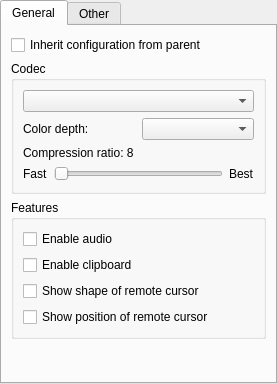
<?xml version="1.0" encoding="UTF-8"?>
<ui version="4.0">
 <class>ComputerDialogDesktop</class>
 <widget class="QWidget" name="ComputerDialogDesktop">
  <property name="geometry">
   <rect>
    <x>0</x>
    <y>0</y>
    <width>277</width>
    <height>384</height>
   </rect>
  </property>
  <property name="windowTitle">
   <string/>
  </property>
  <layout class="QVBoxLayout" name="verticalLayout_7">
   <property name="leftMargin">
    <number>0</number>
   </property>
   <property name="topMargin">
    <number>0</number>
   </property>
   <property name="rightMargin">
    <number>0</number>
   </property>
   <property name="bottomMargin">
    <number>0</number>
   </property>
   <item>
    <widget class="QTabWidget" name="tabWidget">
     <property name="currentIndex">
      <number>0</number>
     </property>
     <widget class="QWidget" name="tab_desktop_general">
      <attribute name="title">
       <string>General</string>
      </attribute>
      <layout class="QVBoxLayout" name="verticalLayout_6">
       <item>
        <widget class="QCheckBox" name="checkbox_inherit_config">
         <property name="text">
          <string>Inherit configuration from parent</string>
         </property>
        </widget>
       </item>
       <item>
        <widget class="QGroupBox" name="groupbox_codec">
         <property name="sizePolicy">
          <sizepolicy hsizetype="Preferred" vsizetype="Fixed">
           <horstretch>0</horstretch>
           <verstretch>0</verstretch>
          </sizepolicy>
         </property>
         <property name="title">
          <string>Codec</string>
         </property>
         <layout class="QVBoxLayout" name="verticalLayout_3">
          <item>
           <widget class="QComboBox" name="combo_codec"/>
          </item>
          <item>
           <layout class="QHBoxLayout" name="horizontalLayout_2">
            <item>
             <widget class="QLabel" name="label_color_depth">
              <property name="text">
               <string>Color depth:</string>
              </property>
             </widget>
            </item>
            <item>
             <widget class="QComboBox" name="combobox_color_depth"/>
            </item>
           </layout>
          </item>
          <item>
           <widget class="QLabel" name="label_compress_ratio">
            <property name="text">
             <string notr="true">Compression ratio: 8</string>
            </property>
           </widget>
          </item>
          <item>
           <layout class="QHBoxLayout" name="horizontalLayout">
            <item>
             <widget class="QLabel" name="label_fast">
              <property name="text">
               <string>Fast</string>
              </property>
             </widget>
            </item>
            <item>
             <widget class="QSlider" name="slider_compress_ratio">
              <property name="minimumSize">
               <size>
                <width>0</width>
                <height>16</height>
               </size>
              </property>
              <property name="minimum">
               <number>1</number>
              </property>
              <property name="maximum">
               <number>22</number>
              </property>
              <property name="orientation">
               <enum>Qt::Horizontal</enum>
              </property>
             </widget>
            </item>
            <item>
             <widget class="QLabel" name="label_best">
              <property name="text">
               <string>Best</string>
              </property>
             </widget>
            </item>
           </layout>
          </item>
         </layout>
        </widget>
       </item>
       <item>
        <widget class="QGroupBox" name="groupbox_features">
         <property name="sizePolicy">
          <sizepolicy hsizetype="Preferred" vsizetype="Fixed">
           <horstretch>0</horstretch>
           <verstretch>0</verstretch>
          </sizepolicy>
         </property>
         <property name="title">
          <string>Features</string>
         </property>
         <layout class="QVBoxLayout" name="verticalLayout_4">
          <item>
           <widget class="QCheckBox" name="checkbox_audio">
            <property name="text">
             <string>Enable audio</string>
            </property>
           </widget>
          </item>
          <item>
           <widget class="QCheckBox" name="checkbox_clipboard">
            <property name="text">
             <string>Enable clipboard</string>
            </property>
           </widget>
          </item>
          <item>
           <widget class="QCheckBox" name="checkbox_cursor_shape">
            <property name="text">
             <string>Show shape of remote cursor</string>
            </property>
           </widget>
          </item>
          <item>
           <widget class="QCheckBox" name="checkbox_cursor_position">
            <property name="text">
             <string>Show position of remote cursor</string>
            </property>
           </widget>
          </item>
         </layout>
        </widget>
       </item>
       <item>
        <spacer name="verticalSpacer_2">
         <property name="orientation">
          <enum>Qt::Vertical</enum>
         </property>
         <property name="sizeHint" stdset="0">
          <size>
           <width>20</width>
           <height>17</height>
          </size>
         </property>
        </spacer>
       </item>
      </layout>
     </widget>
     <widget class="QWidget" name="tab_desktop_other">
      <attribute name="title">
       <string>Other</string>
      </attribute>
      <layout class="QVBoxLayout" name="verticalLayout_5">
       <item>
        <widget class="QGroupBox" name="groupbox_appearance">
         <property name="sizePolicy">
          <sizepolicy hsizetype="Preferred" vsizetype="Fixed">
           <horstretch>0</horstretch>
           <verstretch>0</verstretch>
          </sizepolicy>
         </property>
         <property name="title">
          <string>Appearance</string>
         </property>
         <layout class="QVBoxLayout" name="verticalLayout_2">
          <item>
           <widget class="QCheckBox" name="checkbox_desktop_effects">
            <property name="text">
             <string>Disable desktop effects</string>
            </property>
           </widget>
          </item>
          <item>
           <widget class="QCheckBox" name="checkbox_desktop_wallpaper">
            <property name="text">
             <string>Disable desktop wallpaper</string>
            </property>
           </widget>
          </item>
          <item>
           <widget class="QCheckBox" name="checkbox_font_smoothing">
            <property name="text">
             <string>Disable font smoothing</string>
            </property>
           </widget>
          </item>
         </layout>
        </widget>
       </item>
       <item>
        <widget class="QGroupBox" name="groupbox_other">
         <property name="sizePolicy">
          <sizepolicy hsizetype="Preferred" vsizetype="Fixed">
           <horstretch>0</horstretch>
           <verstretch>0</verstretch>
          </sizepolicy>
         </property>
         <property name="title">
          <string>Other</string>
         </property>
         <layout class="QVBoxLayout" name="verticalLayout">
          <item>
           <widget class="QCheckBox" name="checkbox_clear_clipboard">
            <property name="text">
             <string>Clear clipboard at disconnect</string>
            </property>
           </widget>
          </item>
          <item>
           <widget class="QCheckBox" name="checkbox_lock_at_disconnect">
            <property name="text">
             <string>Lock computer at disconnect</string>
            </property>
           </widget>
          </item>
          <item>
           <widget class="QCheckBox" name="checkbox_block_remote_input">
            <property name="text">
             <string>Block remote input</string>
            </property>
           </widget>
          </item>
         </layout>
        </widget>
       </item>
       <item>
        <spacer name="verticalSpacer">
         <property name="orientation">
          <enum>Qt::Vertical</enum>
         </property>
         <property name="sizeHint" stdset="0">
          <size>
           <width>20</width>
           <height>6</height>
          </size>
         </property>
        </spacer>
       </item>
      </layout>
     </widget>
    </widget>
   </item>
  </layout>
 </widget>
 <resources/>
 <connections/>
</ui>
